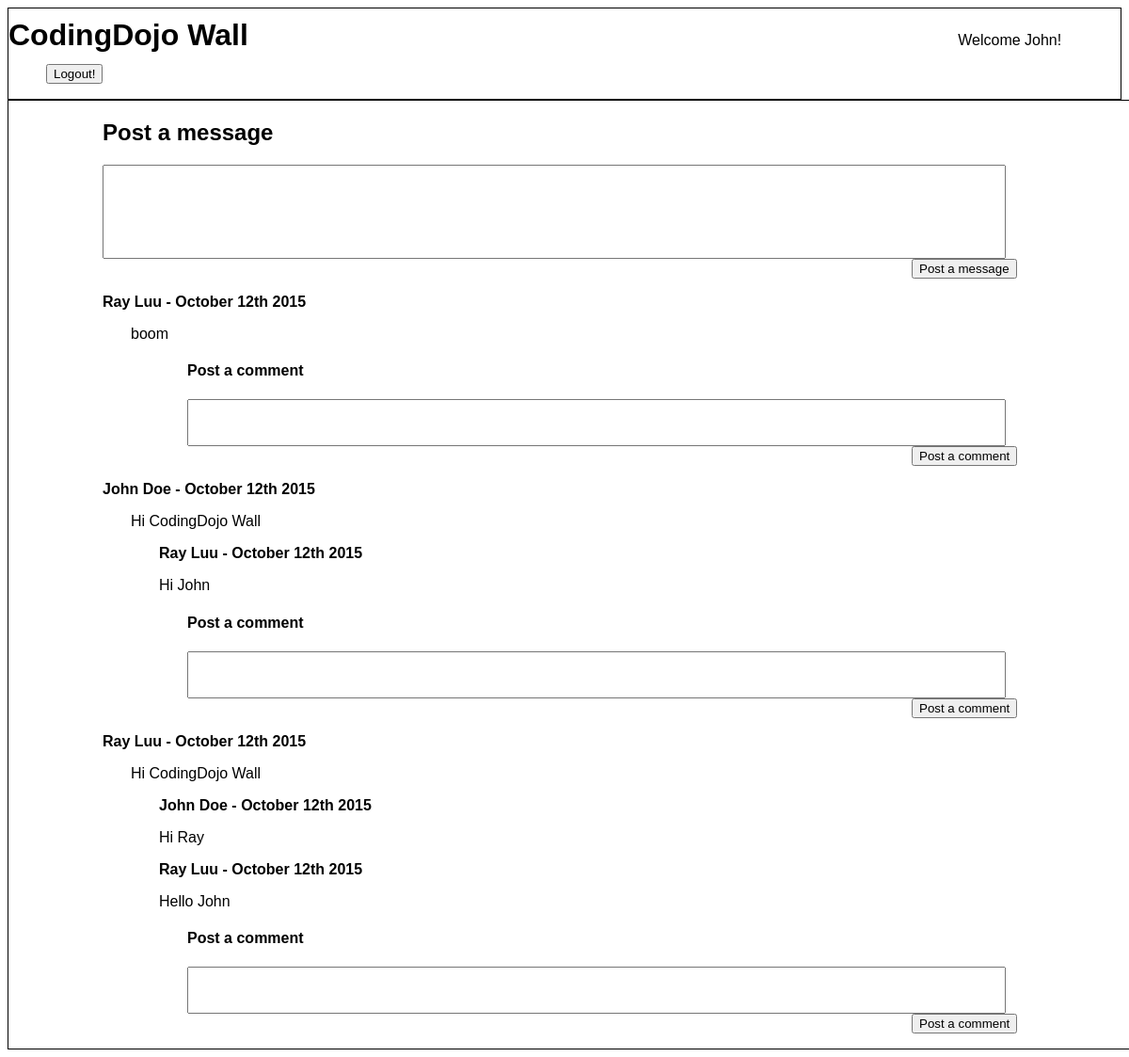
The app's page /wall.php (signed in) with its own data.
### tables this page shows
CREATE TABLE `messages` (
  `id` int(11) NOT NULL AUTO_INCREMENT,
  `message` text,
  `created_at` datetime DEFAULT NULL COMMENT '	\n',
  `updated_at` datetime DEFAULT NULL,
  `user_id` int(11) NOT NULL,
  PRIMARY KEY (`id`),
  KEY `fk_messages_users_idx` (`user_id`),
  CONSTRAINT `fk_messages_users` FOREIGN KEY (`user_id`) REFERENCES `users` (`id`) ON DELETE NO ACTION ON UPDATE NO ACTION
);

CREATE TABLE `users` (
  `id` int(11) NOT NULL AUTO_INCREMENT,
  `first_name` varchar(255) DEFAULT NULL,
  `last_name` varchar(255) DEFAULT NULL,
  `email` varchar(255) DEFAULT NULL,
  `password` varchar(255) DEFAULT NULL,
  `created_at` datetime DEFAULT NULL,
  `updated_at` datetime DEFAULT NULL,
  PRIMARY KEY (`id`)
);

CREATE TABLE `comments` (
  `id` int(11) NOT NULL AUTO_INCREMENT,
  `comment` text,
  `created_at` datetime DEFAULT NULL,
  `updated_at` datetime DEFAULT NULL,
  `message_id` int(11) NOT NULL,
  `user_id` int(11) NOT NULL,
  PRIMARY KEY (`id`),
  KEY `fk_comments_messages1_idx` (`message_id`),
  KEY `fk_comments_users1_idx` (`user_id`),
  CONSTRAINT `fk_comments_messages1` FOREIGN KEY (`message_id`) REFERENCES `messages` (`id`) ON DELETE NO ACTION ON UPDATE NO ACTION,
  CONSTRAINT `fk_comments_users1` FOREIGN KEY (`user_id`) REFERENCES `users` (`id`) ON DELETE NO ACTION ON UPDATE NO ACTION
);

### connection.php (called while the page is built, shortened)
<?php
$connection = new mysqli(DB_HOST, DB_USER, DB_PASS, DB_DATABASE);
function fetch_all($query)
{
	$data = array();
	global $connection;
	$result = $connection->query($query);
	while($row = mysqli_fetch_assoc($result))
	{
		$data[] = $row;
	}
	return $data;
}
?>

### wall_process.php (called while the page is built, shortened)
<?php
	require_once('connection.php');
	function get_all_messages()
	{
		$query = "SELECT message,
				  messages.id AS message_id,
				  messages.created_at AS created_at,
				  users.first_name AS first_name,
				  users.last_name AS last_name
				  FROM messages
				  LEFT JOIN users
				  ON messages.user_id = users.id
				  ORDER BY messages.created_at DESC";
		$messages = fetch_all($query);
	}
	function get_all_comments($message_id)
	{
		$query = "SELECT comment,
				  users.first_name AS first_name,
				  users.last_name AS last_name,
				  comments.created_at AS created_at
				  FROM comments
				  LEFT JOIN messages
				  ON comments.message_id = messages.id
				  LEFT JOIN users
				  ON comments.user_id = users.id
				  WHERE message_id = '$message_id'";
		$comments = fetch_all($query);
	}
?>

### wall.php (the view, shortened to what this page needs)
<?php
	require_once('wall_process.php');
?>
<html>
	<head>
		<link rel="stylesheet" type="text/css" href="style.css">
	</head>
	<body>
		<div class="container1">
			<div class="header">
				<h1>CodingDojo Wall</h1>
				<?= "<p>Welcome {$_SESSION['first_name']}!</p>" ?>
				<form class="logout" action="process.php" method="post">
					<input type="submit" name="logout" value="Logout!">
				</form>
			</div>
			<div class="posts">
				<h2>Post a message</h2>
				<form action="wall_process.php" method="post">
					<textarea class="post" name="post"></textarea>
					<input class="button" type="submit" name="post_message" value="Post a message">
				</form>
				<?php
					get_all_messages();
					foreach($_SESSION["messages"] as $message)
					{
						$str_to_time = strtotime($message["created_at"]);
						$date = date("F jS Y", $str_to_time);
						get_all_comments($message['message_id']);
						echo "<p class='bold'>{$message['first_name']} {$message['last_name']} - $date</p>";
						echo "<div class='indent'>";
						echo "<p>{$message['message']}</p>";
						echo "</div>";
						foreach($_SESSION["comments"] as $comment)
						{
							$str_to_time2 = strtotime($comment['created_at']);
							$date2 = date("F jS Y", $str_to_time2);
							echo "<div class='indent2'>";
							echo "<p class='bold'>{$comment['first_name']} {$comment['last_name']} - $date2</p>";
							echo "<p>{$comment['comment']}</p>";
							echo "</div>";
						}
						echo "<h4>Post a comment</h4>";
						echo "<form action='wall_process.php' method='post'>";
						echo "<textarea class='comment' name='comment'></textarea>";
						echo "<input class='button' type='submit' name='post_comment' value='Post a comment'>";
						echo "</form>";
					}
				?>
			</div>
		</div>
	</body>
</html>

### style.css (style rules this page uses)
* { font-family: helvetica; }
div.container1 { min-width: 1000px; min-height: 600px; }
div.header { border: 1px solid black; }
div.header h1 { display: inline-block; margin: 10px 750px 0px 0px; }
div.header p { display: inline-block; }
.logout { margin-left: 40px; display: inline-block; }
div.posts { min-width: 1000px; min-height:800px; border: 1px solid black; padding: 0px 100px; }
div.posts textarea.post { width: 960px; height: 100px; resize: none; }
div.posts .button { margin-left: 860px; }
div.indent { width: 930px; margin-left: 30px; }
div.indent2 { width: 900px; margin-left: 60px; }
textarea.comment { margin-left: 90px; width: 870px; height: 50px; resize: none; }
h4 { margin-left: 90px; }
.bold { font-weight: bold; display: inline; }

### records on screen
messages: user.first_name "Ray", user.last_name "Luu", created_at "October 12th 2015", message "boom"
messages: user.first_name "John", user.last_name "Doe", created_at "October 12th 2015", message "Hi CodingDojo Wall"
comments: user.first_name "Ray", user.last_name "Luu", created_at "October 12th 2015", comment "Hi John"
messages: user.first_name "Ray", user.last_name "Luu", created_at "October 12th 2015", message "Hi CodingDojo Wall"
comments: user.first_name "John", user.last_name "Doe", created_at "October 12th 2015", comment "Hi Ray"
comments: user.first_name "Ray", user.last_name "Luu", created_at "October 12th 2015", comment "Hello John"

### other values on screen
$_SESSION['first_name'] "John"
